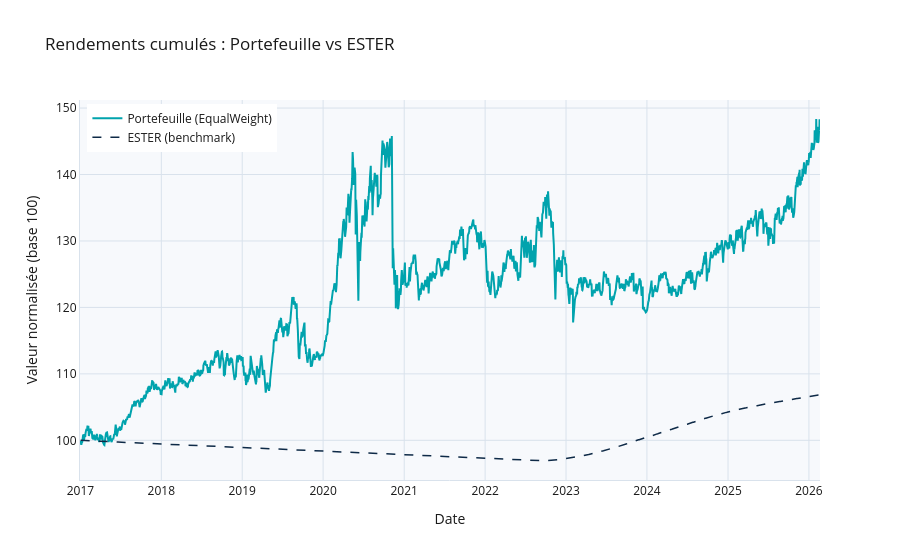

Notebook code cell kept with this figure:
### Markdown cell above
### 5a. Rendements cumulés — Portefeuille vs Benchmark

### Code cell
fig_cumul = reporter.plot_cumulative_returns()
fig_cumul.show()

### Figure 1 — Plotly figure (JSON) as saved in the notebook; plotly's stock layout.template omitted (floating-point values rounded to 4 significant figures; data arrays with more than 128 entries replaced by an {"elided": "..."} marker saying what was removed)
{"data": [{"line": {"color": "#00A3AD", "width": 2}, "name": "Portefeuille (EqualWeight)", "type": "scatter", "x": {"elided": "2347 str values"}, "y": {"elided": "2347 float values"}}, {"line": {"color": "#0E2A47", "dash": "dash", "width": 1.5}, "name": "ESTER (benchmark)", "type": "scatter", "x": {"elided": "2346 str values"}, "y": {"elided": "2346 float values"}}], "layout": {"font": {"color": "#1A1A1A"}, "legend": {"font": {"color": "#1A1A1A"}, "x": 0.01, "y": 0.99}, "paper_bgcolor": "white", "plot_bgcolor": "#F7F9FC", "title": {"text": "Rendements cumulés : Portefeuille vs ESTER"}, "xaxis": {"gridcolor": "#D9E2EC", "linecolor": "#D9E2EC", "title": {"text": "Date"}, "zerolinecolor": "#D9E2EC"}, "yaxis": {"gridcolor": "#D9E2EC", "linecolor": "#D9E2EC", "title": {"text": "Valeur normalisée (base 100)"}, "zerolinecolor": "#D9E2EC"}}}
